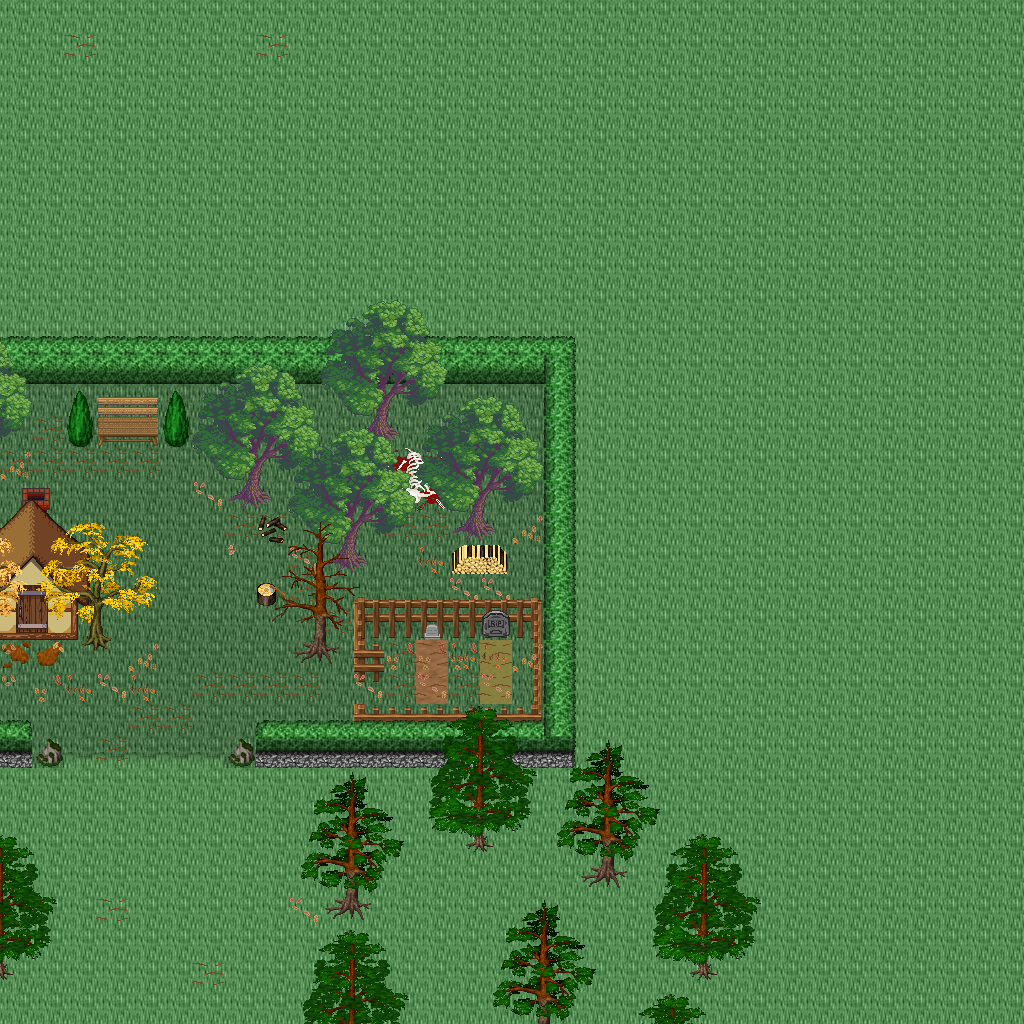

Below is a game level as drawn by its tile map, then a one-line description and the .tmx that defines it (tile-layer data replaced by summaries):
An orthogonal 32x32 tile map with 32x32 px tiles, 5 tile layers (Ground, Objects, Objects2, Above, ...), 1 hidden layer not drawn, 50 tilesets.

<map version="1.10" tiledversion="1.11.0" orientation="orthogonal" renderorder="right-down" width="32" height="32" tilewidth="32" tileheight="32" infinite="0" nextlayerid="11" nextobjectid="1">
 <tileset firstgid="1" name="ground_ground" tilewidth="32" tileheight="32" tilecount="33" columns="3">
  <image source="../drawable/ground_ground.png" width="96" height="352" />
 </tileset>
 <tileset firstgid="34" name="building_castle" tilewidth="32" tileheight="32" tilecount="320" columns="20">
  <image source="../drawable/building_castle.png" width="640" height="512" />
 </tileset>
 <tileset firstgid="354" name="furniture_carpet_carpets_2" tilewidth="32" tileheight="32" tilecount="20" columns="4">
  <image source="../drawable/furniture_carpet_carpets_2.png" width="128" height="160" />
 </tileset>
 <tileset firstgid="374" name="ground_indoor_tiles" tilewidth="32" tileheight="32" tilecount="8" columns="2">
  <image source="../drawable/ground_indoor_tiles.png" width="64" height="128" />
 </tileset>
 <tileset firstgid="382" name="building_entrance_int_iron_bars" tilewidth="32" tileheight="32" tilecount="12" columns="3">
  <image source="../drawable/building_entrance_int_iron_bars.png" width="96" height="128" />
 </tileset>
 <tileset firstgid="394" name="plant_bush_hedge" tilewidth="32" tileheight="32" tilecount="35" columns="5">
  <image source="../drawable/plant_bush_hedge.png" width="160" height="224" />
 </tileset>
 <tileset firstgid="429" name="building_church" tilewidth="32" tileheight="32" tilecount="56" columns="8">
  <image source="../drawable/building_church.png" width="256" height="224" />
 </tileset>
 <tileset firstgid="485" name="logic_collision" tilewidth="32" tileheight="32" tilecount="1" columns="1">
  <image source="../drawable/logic_collision.png" width="32" height="32" />
 </tileset>
 <tileset firstgid="486" name="logic_item_vegetable" tilewidth="32" tileheight="32" tilecount="16" columns="8">
  <image source="../drawable/logic_item_vegetable.png" width="256" height="64" />
 </tileset>
 <tileset firstgid="502" name="ground_rock_rocks" tilewidth="32" tileheight="32" tilecount="4" columns="2">
  <image source="../drawable/ground_rock_rocks.png" width="64" height="64" />
 </tileset>
 <tileset firstgid="506" name="item_corpse_huge_animal" tilewidth="32" tileheight="32" tilecount="16" columns="2">
  <image source="../drawable/item_corpse_huge_animal.png" width="64" height="256" />
 </tileset>
 <tileset firstgid="522" name="plant_tree_dead_tree_4" tilewidth="32" tileheight="32" tilecount="20" columns="4">
  <image source="../drawable/plant_tree_dead_tree_4.png" width="128" height="160" />
 </tileset>
 <tileset firstgid="542" name="logic_creature_undead" tilewidth="32" tileheight="32" tilecount="16" columns="8">
  <image source="../drawable/logic_creature_undead.png" width="256" height="64" />
 </tileset>
 <tileset firstgid="558" name="plant_tree_dead_tree_2" tilewidth="32" tileheight="32" tilecount="20" columns="4">
  <image source="../drawable/plant_tree_dead_tree_2.png" width="128" height="160" />
 </tileset>
 <tileset firstgid="578" name="item_gothic_headstone_2" tilewidth="32" tileheight="32" tilecount="3" columns="1">
  <image source="../drawable/item_gothic_headstone_2.png" width="32" height="96" />
 </tileset>
 <tileset firstgid="581" name="building_house_3" tilewidth="32" tileheight="32" tilecount="48" columns="6">
  <image source="../drawable/building_house_3.png" width="192" height="256" />
 </tileset>
 <tileset firstgid="629" name="object_scarecrow" tilewidth="32" tileheight="32" tilecount="2" columns="1">
  <image source="../drawable/object_scarecrow.png" width="32" height="64" />
 </tileset>
 <tileset firstgid="631" name="plant_tree_fall_trees" tilewidth="32" tileheight="32" tilecount="40" columns="8">
  <image source="../drawable/plant_tree_fall_trees.png" width="256" height="160" />
 </tileset>
 <tileset firstgid="671" name="logic_creature_undead_fallen" tilewidth="32" tileheight="32" tilecount="16" columns="8">
  <image source="../drawable/logic_creature_undead_fallen.png" width="256" height="64" />
 </tileset>
 <tileset firstgid="687" name="building_decoration_orbpedestal" tilewidth="32" tileheight="32" tilecount="2" columns="1">
  <image source="../drawable/building_decoration_orbpedestal.png" width="32" height="64" />
 </tileset>
 <tileset firstgid="689" name="ground_rock_rocks_3" tilewidth="32" tileheight="32" tilecount="16" columns="4">
  <image source="../drawable/ground_rock_rocks_3.png" width="128" height="128" />
 </tileset>
 <tileset firstgid="705" name="plant_tree_chestnut_tree" tilewidth="32" tileheight="32" tilecount="20" columns="4">
  <image source="../drawable/plant_tree_chestnut_tree.png" width="128" height="160" />
 </tileset>
 <tileset firstgid="725" name="plant_stump_hollow_logs" tilewidth="32" tileheight="32" tilecount="6" columns="3">
  <image source="../drawable/plant_stump_hollow_logs.png" width="96" height="64" />
 </tileset>
 <tileset firstgid="731" name="logic_creature_golem" tilewidth="32" tileheight="32" tilecount="4" columns="4">
  <image source="../drawable/logic_creature_golem.png" width="128" height="32" />
 </tileset>
 <tileset firstgid="735" name="ground_grass_edges" tilewidth="32" tileheight="32" tilecount="36" columns="12">
  <image source="../drawable/ground_grass_edges.png" width="384" height="96" />
 </tileset>
 <tileset firstgid="771" name="ground_grass_corners" tilewidth="32" tileheight="32" tilecount="24" columns="6">
  <image source="../drawable/ground_grass_corners.png" width="192" height="128" />
 </tileset>
 <tileset firstgid="795" name="ground_water_pool" tilewidth="32" tileheight="32" tilecount="72" columns="3">
  <image source="../drawable/ground_water_pool.png" width="96" height="768" />
 </tileset>
 <tileset firstgid="867" name="ground_earth_edges" tilewidth="32" tileheight="32" tilecount="18" columns="6">
  <image source="../drawable/ground_earth_edges.png" width="192" height="96" />
 </tileset>
 <tileset firstgid="885" name="logic_creature_ent" tilewidth="32" tileheight="32" tilecount="4" columns="4">
  <image source="../drawable/logic_creature_ent.png" width="128" height="32" />
 </tileset>
 <tileset firstgid="889" name="plant_leaves" tilewidth="32" tileheight="32" tilecount="8" columns="4">
  <image source="../drawable/plant_leaves.png" width="128" height="64" />
 </tileset>
 <tileset firstgid="897" name="object_well_hoist" tilewidth="32" tileheight="32" tilecount="9" columns="3">
  <image source="../drawable/object_well_hoist.png" width="96" height="96" />
 </tileset>
 <tileset firstgid="906" name="building_stairs_grey_stone_stairs_down" tilewidth="32" tileheight="32" tilecount="6" columns="3">
  <image source="../drawable/building_stairs_grey_stone_stairs_down.png" width="96" height="64" />
 </tileset>
 <tileset firstgid="912" name="ground_green_paving" tilewidth="32" tileheight="32" tilecount="18" columns="3">
  <image source="../drawable/ground_green_paving.png" width="96" height="192" />
 </tileset>
 <tileset firstgid="930" name="plant_tree_tree_darkgreen" tilewidth="32" tileheight="32" tilecount="88" columns="8">
  <image source="../drawable/plant_tree_tree_darkgreen.png" width="256" height="352" />
 </tileset>
 <tileset firstgid="1018" name="light_dim_light_7x5" tilewidth="32" tileheight="32" tilecount="35" columns="7">
  <image source="../drawable/light_dim_light_7x5.png" width="224" height="160" />
 </tileset>
 <tileset firstgid="1053" name="furniture_light_lamp_bronze" tilewidth="32" tileheight="32" tilecount="3" columns="1">
  <image source="../drawable/furniture_light_lamp_bronze.png" width="32" height="96" />
 </tileset>
 <tileset firstgid="1056" name="light_light_5x5" tilewidth="32" tileheight="32" tilecount="25" columns="5">
  <image source="../drawable/light_light_5x5.png" width="160" height="160" />
 </tileset>
 <tileset firstgid="1081" name="plant_tree_pine_tree" tilewidth="32" tileheight="32" tilecount="20" columns="4">
  <image source="../drawable/plant_tree_pine_tree.png" width="128" height="160" />
 </tileset>
 <tileset firstgid="1101" name="plant_tree_pine_tree_1" tilewidth="32" tileheight="32" tilecount="20" columns="4">
  <image source="../drawable/plant_tree_pine_tree_1.png" width="128" height="160" />
 </tileset>
 <tileset firstgid="1121" name="furniture_chair_bench_wooden" tilewidth="32" tileheight="32" tilecount="8" columns="2">
  <image source="../drawable/furniture_chair_bench_wooden.png" width="64" height="128" />
 </tileset>
 <tileset firstgid="1129" name="plant_flower_flowers_mixed" tilewidth="32" tileheight="32" tilecount="16" columns="4">
  <image source="../drawable/plant_flower_flowers_mixed.png" width="128" height="128" />
 </tileset>
 <tileset firstgid="1145" name="building_thatched_roof_cottage1" tilewidth="32" tileheight="32" tilecount="20" columns="4">
  <image source="../drawable/building_thatched_roof_cottage1.png" width="128" height="160" />
 </tileset>
 <tileset firstgid="1165" name="item_blood_floor_stain" tilewidth="32" tileheight="32" tilecount="1" columns="1">
  <image source="../drawable/item_blood_floor_stain.png" width="32" height="32" />
 </tileset>
 <tileset firstgid="1166" name="item_firewood" tilewidth="32" tileheight="32" tilecount="12" columns="3">
  <image source="../drawable/item_firewood.png" width="96" height="128" />
 </tileset>
 <tileset firstgid="1178" name="item_gothic_headstone_1" tilewidth="32" tileheight="32" tilecount="1" columns="1">
  <image source="../drawable/item_gothic_headstone_1.png" width="32" height="32" />
 </tileset>
 <tileset firstgid="1179" name="item_gothic_tiny_headstone" tilewidth="32" tileheight="32" tilecount="1" columns="1">
  <image source="../drawable/item_gothic_tiny_headstone.png" width="32" height="32" />
 </tileset>
 <tileset firstgid="1180" name="plant_mosses" tilewidth="32" tileheight="32" tilecount="16" columns="4">
  <image source="../drawable/plant_mosses.png" width="128" height="128" />
 </tileset>
 <tileset firstgid="1196" name="building_fence_wooden_brown_fence" tilewidth="32" tileheight="32" tilecount="42" columns="7">
  <image source="../drawable/building_fence_wooden_brown_fence.png" width="224" height="192" />
 </tileset>
 <tileset firstgid="1238" name="logic_creature_undead_skeleton" tilewidth="32" tileheight="32" tilecount="6" columns="6">
  <image source="../drawable/logic_creature_undead_skeleton.png" width="192" height="32" />
 </tileset>
 <tileset firstgid="1244" name="logic_creature_undead_specter" tilewidth="32" tileheight="32" tilecount="6" columns="6">
  <image source="../drawable/logic_creature_undead_specter.png" width="192" height="32" />
 </tileset>
 <layer id="1" name="Ground" width="32" height="32">
  <data>[1024 cells, 1023 non-empty, 6 distinct tile ids]</data>
 </layer>
 <layer id="2" name="Objects" width="32" height="32">
  <data>[1024 cells, 163 non-empty, 49 distinct tile ids]</data>
 </layer>
 <layer id="3" name="Objects2" width="32" height="32">
  <data>[1024 cells, 34 non-empty, 17 distinct tile ids]</data>
 </layer>
 <layer id="4" name="Above" width="32" height="32">
  <data>[1024 cells, 134 non-empty, 46 distinct tile ids]</data>
 </layer>
 <layer id="5" name="Above2" width="32" height="32">
  <data>[1024 cells, 114 non-empty, 68 distinct tile ids]</data>
 </layer>
 <layer id="6" name="Walkable" width="32" height="32" visible="0">
  <data>[1024 cells, 95 non-empty, 1 distinct tile ids]</data>
 </layer>
 <objectgroup id="7" name="Mapevents" />
 <objectgroup id="8" name="Spawn" />
 <objectgroup id="9" name="Keys" />
 <objectgroup id="10" name="Replace" />
</map>
